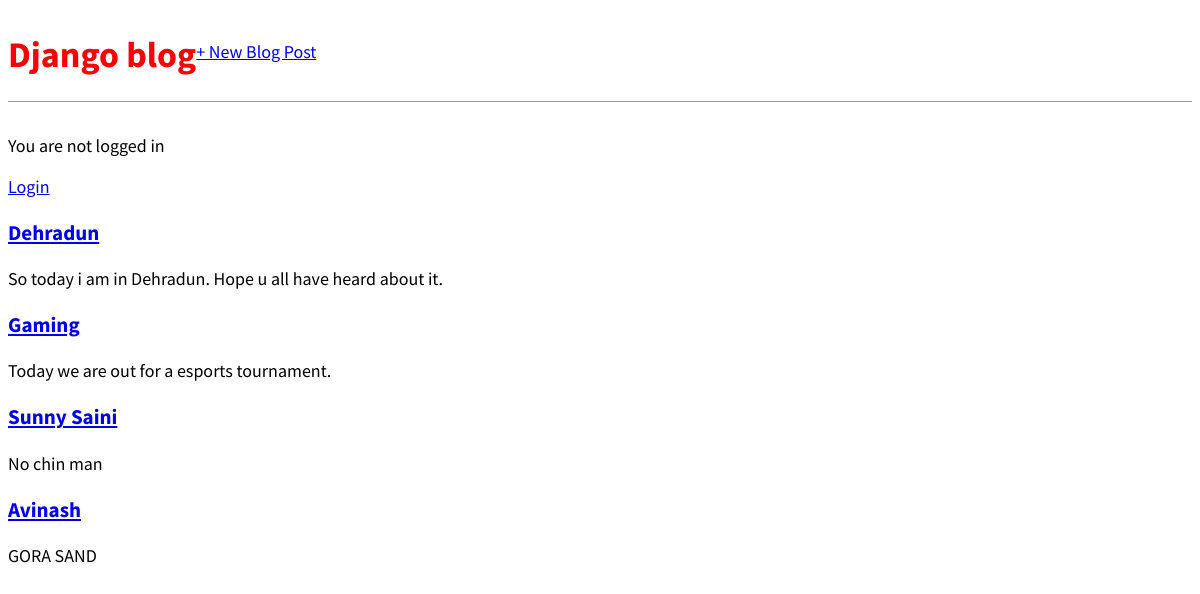
/home/, run on the app's committed database.
### blog/models.py (models this page shows, shortened)
class PostsCollection(models.Model):
    title=models.CharField(max_length=200)
    author=models.ForeignKey('auth.User',on_delete=models.CASCADE)
    body=models.TextField()

### blog/views.py (the view)
# urls.py: path('home/',BlogPosts.as_view(),name="home"),
class BlogPosts(ListView):
    model=PostsCollection
    template_name='home.html'
    context_object_name='posts_obj'

### templates/home.html
{% extends 'base.html' %}
{% block content %}
{% for post in posts_obj %}
<div>
    <h3><a href="{% url 'post_detail' post.id %}">{{post.title}}</a></h3>
    <p>{{post.body}}</p>
</div>
{% endfor %}
{% endblock content %}

### templates/base.html (shortened to what this page needs)
 {% load static%}
<html>
    <head>
    <link href="{% static 'css/base.css' %}" rel="stylesheet">
    </head>
    <body>
    <header>
    <h1><a href="{% url 'home' %}">Django blog</a></h1>
    <div class="nav-right">
        <a href="{% url 'new_post' %}">+ New Blog Post</a>
        </div>
    </header>
    {% if user.is_authenticated %}
    <p>Hi {{user.username}} !</p>
    <form id="logout-form" method="POST" action="{% url 'logout' %}">
        {% csrf_token %}
        <button type="submit">Logout</button>
    </form>
    {% else %}
    <p>You are not logged in</p>
    <a href="{% url 'login' %}">Login</a>
    {% endif %}
    <div>
        {% block content %}
        {% endblock content %}
    </div>
    </body>
</html>

### static/css/base.css (style rules this page uses)
body { font-family: 'Source Sans Pro', sans-serif; font-size: 18px; }
header { border-bottom: 1px solid #999; margin-bottom: 2rem; display: flex; }
header h1 a { color: red; text-decoration: none; }
.nav-right { display: flex; padding-top: 2rem; }

### data on the page
PostsCollection: title "Dehradun", body "So today i am in Dehradun. Hope u all have heard about it."
PostsCollection: title "Gaming", body "Today we are out for a esports tournament."
PostsCollection: title "Sunny Saini", body "No chin man"
PostsCollection: title "Avinash", body "GORA SAND"
